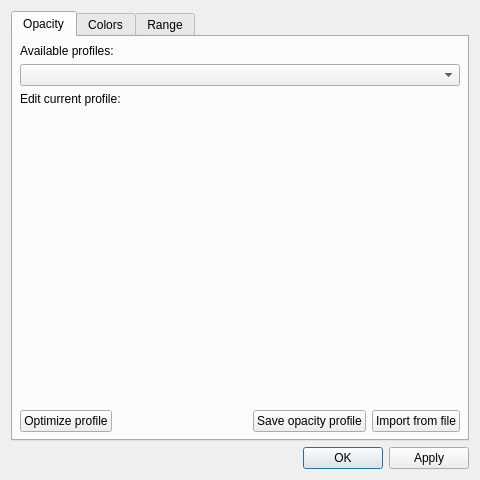
<?xml version="1.0" encoding="UTF-8"?>
<ui version="4.0">
 <class>Dialog</class>
 <widget class="QDialog" name="Dialog">
  <property name="geometry">
   <rect>
    <x>0</x>
    <y>0</y>
    <width>480</width>
    <height>480</height>
   </rect>
  </property>
  <property name="windowTitle">
   <string>Dialog</string>
  </property>
  <layout class="QVBoxLayout" name="verticalLayout">
   <item>
    <widget class="QTabWidget" name="tabWidget">
     <property name="currentIndex">
      <number>0</number>
     </property>
     <widget class="QWidget" name="opacityTab">
      <attribute name="title">
       <string>Opacity</string>
      </attribute>
      <layout class="QVBoxLayout" name="verticalLayout_2">
       <property name="leftMargin">
        <number>7</number>
       </property>
       <property name="topMargin">
        <number>7</number>
       </property>
       <property name="rightMargin">
        <number>7</number>
       </property>
       <property name="bottomMargin">
        <number>7</number>
       </property>
       <item>
        <widget class="QLabel" name="label_3">
         <property name="sizePolicy">
          <sizepolicy hsizetype="Preferred" vsizetype="Maximum">
           <horstretch>0</horstretch>
           <verstretch>0</verstretch>
          </sizepolicy>
         </property>
         <property name="text">
          <string>Available profiles:</string>
         </property>
        </widget>
       </item>
       <item>
        <widget class="QComboBox" name="opacity_comboBox"/>
       </item>
       <item>
        <widget class="QLabel" name="label_4">
         <property name="sizePolicy">
          <sizepolicy hsizetype="Preferred" vsizetype="Maximum">
           <horstretch>0</horstretch>
           <verstretch>0</verstretch>
          </sizepolicy>
         </property>
         <property name="text">
          <string>Edit current profile:</string>
         </property>
        </widget>
       </item>
       <item>
        <widget class="QWidget" name="opacityWidget" native="true">
         <layout class="QHBoxLayout" name="opacityWidgetLayout"/>
        </widget>
       </item>
       <item>
        <layout class="QHBoxLayout" name="horizontalLayout_3">
         <item>
          <widget class="QPushButton" name="optimize_pushButton">
           <property name="text">
            <string>Optimize profile</string>
           </property>
          </widget>
         </item>
         <item>
          <spacer name="horizontalSpacer">
           <property name="orientation">
            <enum>Qt::Horizontal</enum>
           </property>
           <property name="sizeHint" stdset="0">
            <size>
             <width>40</width>
             <height>20</height>
            </size>
           </property>
          </spacer>
         </item>
         <item>
          <widget class="QPushButton" name="save_opacity_pushButton">
           <property name="sizePolicy">
            <sizepolicy hsizetype="Maximum" vsizetype="Fixed">
             <horstretch>0</horstretch>
             <verstretch>0</verstretch>
            </sizepolicy>
           </property>
           <property name="text">
            <string>Save opacity profile</string>
           </property>
          </widget>
         </item>
         <item>
          <widget class="QPushButton" name="import_opacity_pushButton">
           <property name="text">
            <string>Import from file</string>
           </property>
          </widget>
         </item>
        </layout>
       </item>
      </layout>
     </widget>
     <widget class="QWidget" name="colorsTab">
      <attribute name="title">
       <string>Colors</string>
      </attribute>
      <layout class="QVBoxLayout" name="verticalLayout_3">
       <property name="leftMargin">
        <number>7</number>
       </property>
       <property name="topMargin">
        <number>7</number>
       </property>
       <property name="rightMargin">
        <number>7</number>
       </property>
       <property name="bottomMargin">
        <number>7</number>
       </property>
       <item>
        <widget class="QLabel" name="label_5">
         <property name="sizePolicy">
          <sizepolicy hsizetype="Preferred" vsizetype="Maximum">
           <horstretch>0</horstretch>
           <verstretch>0</verstretch>
          </sizepolicy>
         </property>
         <property name="text">
          <string>Available colormaps:</string>
         </property>
        </widget>
       </item>
       <item>
        <widget class="QComboBox" name="cmap_comboBox"/>
       </item>
       <item>
        <widget class="QLabel" name="label_6">
         <property name="sizePolicy">
          <sizepolicy hsizetype="Preferred" vsizetype="Maximum">
           <horstretch>0</horstretch>
           <verstretch>0</verstretch>
          </sizepolicy>
         </property>
         <property name="text">
          <string>Edit current colormap:</string>
         </property>
        </widget>
       </item>
       <item>
        <widget class="QWidget" name="colorsWidget" native="true">
         <layout class="QHBoxLayout" name="colorsWidgetLayout"/>
        </widget>
       </item>
       <item>
        <layout class="QHBoxLayout" name="horizontalLayout_4">
         <item>
          <spacer name="horizontalSpacer_2">
           <property name="orientation">
            <enum>Qt::Horizontal</enum>
           </property>
           <property name="sizeHint" stdset="0">
            <size>
             <width>40</width>
             <height>20</height>
            </size>
           </property>
          </spacer>
         </item>
         <item>
          <widget class="QPushButton" name="save_cmap_pushButton">
           <property name="text">
            <string>Save colormap</string>
           </property>
          </widget>
         </item>
         <item>
          <widget class="QPushButton" name="import_cmap_pushButton">
           <property name="text">
            <string>Import from file</string>
           </property>
          </widget>
         </item>
        </layout>
       </item>
      </layout>
     </widget>
     <widget class="QWidget" name="tab">
      <attribute name="title">
       <string>Range</string>
      </attribute>
      <layout class="QVBoxLayout" name="verticalLayout_4">
       <property name="leftMargin">
        <number>7</number>
       </property>
       <property name="topMargin">
        <number>7</number>
       </property>
       <property name="rightMargin">
        <number>7</number>
       </property>
       <property name="bottomMargin">
        <number>7</number>
       </property>
       <item>
        <layout class="QHBoxLayout" name="horizontalLayout_2">
         <item>
          <widget class="QLabel" name="label">
           <property name="text">
            <string>Min:</string>
           </property>
          </widget>
         </item>
         <item>
          <widget class="QLineEdit" name="min_lineEdit"/>
         </item>
         <item>
          <widget class="QLabel" name="label_2">
           <property name="text">
            <string>Max:</string>
           </property>
          </widget>
         </item>
         <item>
          <widget class="QLineEdit" name="max_lineEdit"/>
         </item>
         <item>
          <widget class="QPushButton" name="norm_pushButton">
           <property name="text">
            <string>Set range</string>
           </property>
          </widget>
         </item>
        </layout>
       </item>
       <item>
        <spacer name="verticalSpacer">
         <property name="orientation">
          <enum>Qt::Vertical</enum>
         </property>
         <property name="sizeHint" stdset="0">
          <size>
           <width>20</width>
           <height>40</height>
          </size>
         </property>
        </spacer>
       </item>
      </layout>
     </widget>
    </widget>
   </item>
   <item>
    <layout class="QHBoxLayout" name="horizontalLayout">
     <item>
      <widget class="QDialogButtonBox" name="buttonBox">
       <property name="orientation">
        <enum>Qt::Horizontal</enum>
       </property>
       <property name="standardButtons">
        <set>QDialogButtonBox::Apply|QDialogButtonBox::Ok</set>
       </property>
       <property name="centerButtons">
        <bool>false</bool>
       </property>
      </widget>
     </item>
    </layout>
   </item>
  </layout>
 </widget>
 <resources/>
 <connections>
  <connection>
   <sender>buttonBox</sender>
   <signal>accepted()</signal>
   <receiver>Dialog</receiver>
   <slot>accept()</slot>
   <hints>
    <hint type="sourcelabel">
     <x>248</x>
     <y>254</y>
    </hint>
    <hint type="destinationlabel">
     <x>157</x>
     <y>274</y>
    </hint>
   </hints>
  </connection>
  <connection>
   <sender>buttonBox</sender>
   <signal>rejected()</signal>
   <receiver>Dialog</receiver>
   <slot>reject()</slot>
   <hints>
    <hint type="sourcelabel">
     <x>316</x>
     <y>260</y>
    </hint>
    <hint type="destinationlabel">
     <x>286</x>
     <y>274</y>
    </hint>
   </hints>
  </connection>
 </connections>
</ui>
